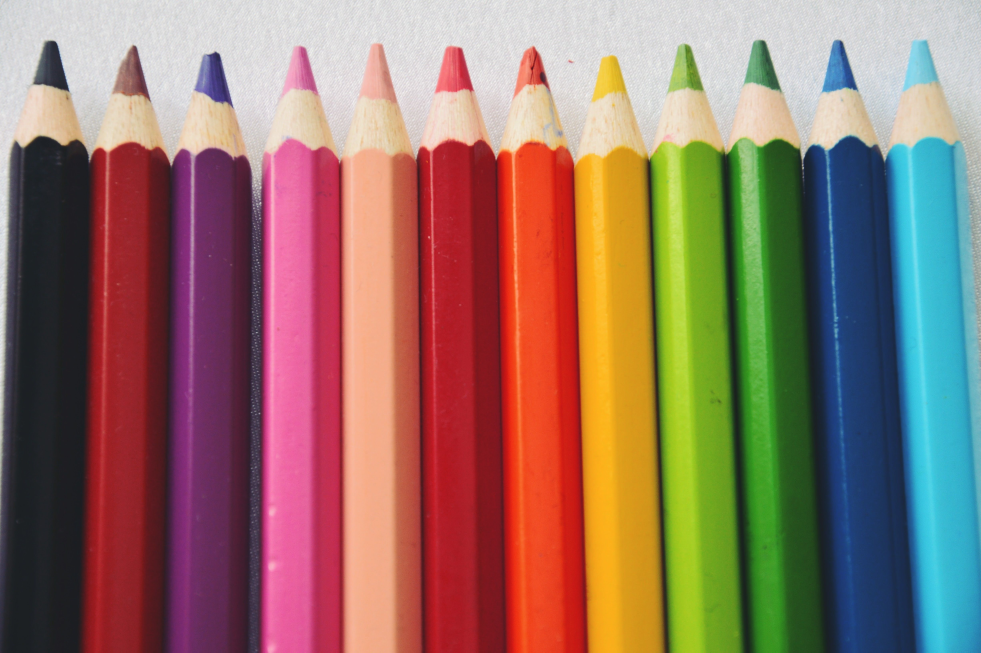
#> input picture data/pencils.jpg, 4905 x 3261 px (shown at 1/5 size)
$ python -i image_preprocessing.py   (imports and definitions only)   (older library calls are emulated)
#> lines starting #> are read from the running program, lines starting #| are printed output that depends on the picture; after the words box and inside, x2 and y2 are one past the last pixel; in counts of white or black regions, pixels touching at a corner belong together
"""
Advanced image preprocessing functions for anomaly detection in computer vision.
"""

import cv2
import numpy as np
from typing import Tuple, List, Dict, Union, Optional, Any
import matplotlib.pyplot as plt
from skimage import exposure, filters, morphology, feature, segmentation, color


# [85 lines left out: functions resize_image, convert_to_grayscale, apply_blur, not called in this run]


def detect_edges(image: np.ndarray, method: str = 'canny',
                threshold1: float = 100, threshold2: float = 200,
                aperture_size: int = 3) -> np.ndarray:
    """
    Detect edges in an image using various methods.

    Args:
        image: Input image
        method: Edge detection method ('canny', 'sobel', 'laplacian', 'scharr')
        threshold1: First threshold for Canny edge detection
        threshold2: Second threshold for Canny edge detection
        aperture_size: Aperture size for gradient operators

    Returns:
        Edge map
    """
#> called with method = 'canny', threshold1 = 100, threshold2 = 200, aperture_size = 3
    # Convert to grayscale if needed
    if len(image.shape) == 3:
        gray = cv2.cvtColor(image, cv2.COLOR_RGB2GRAY)
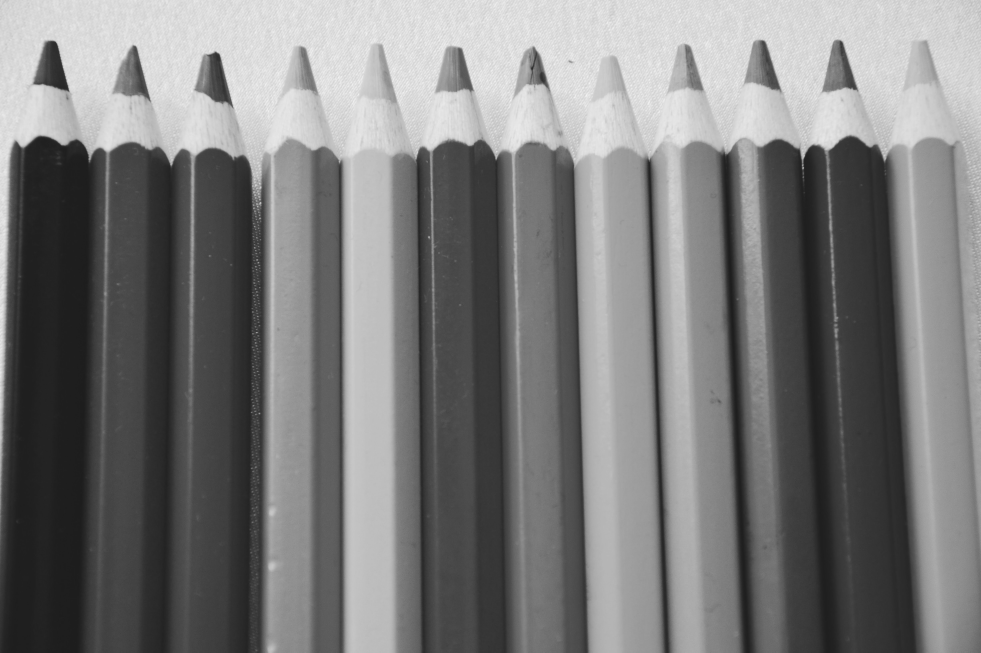
#> gray: shape (3261, 4905) (shown at 1/5 size); min 27, max 247, mean 123.1
    else:
        gray = image.copy()

    # Ensure uint8 format for some operations
    if gray.dtype != np.uint8:
        if gray.max() <= 1.0:
            gray = (gray * 255).astype(np.uint8)
        else:
            gray = gray.astype(np.uint8)

    if method == 'canny':
        return cv2.Canny(gray, threshold1, threshold2, apertureSize=aperture_size)
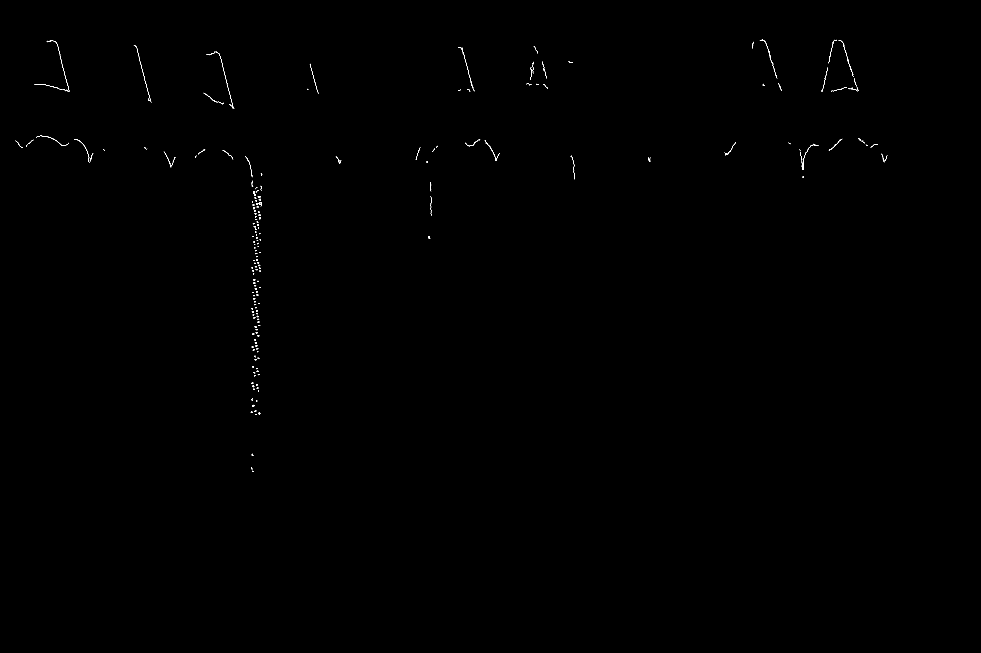
#> returned value: shape (3261, 4905) (shown at 1/5 size); 0.06% white in thin lines or dots, all inside (x1, y1, x2, y2) = (78, 199, 4438, 2360)

    elif method == 'sobel':
        sobelx = cv2.Sobel(gray, cv2.CV_64F, 1, 0, ksize=aperture_size)
        sobely = cv2.Sobel(gray, cv2.CV_64F, 0, 1, ksize=aperture_size)
        sobel = np.sqrt(sobelx**2 + sobely**2)
        # Normalize to 0-255
        sobel = np.uint8(255 * sobel / np.max(sobel))
        return sobel

    elif method == 'laplacian':
        laplacian = cv2.Laplacian(gray, cv2.CV_64F, ksize=aperture_size)
        # Normalize to 0-255
        laplacian = np.uint8(255 * np.absolute(laplacian) / np.max(np.absolute(laplacian)))
        return laplacian

    elif method == 'scharr':
        scharrx = cv2.Scharr(gray, cv2.CV_64F, 1, 0)
        scharry = cv2.Scharr(gray, cv2.CV_64F, 0, 1)
        scharr = np.sqrt(scharrx**2 + scharry**2)
        # Normalize to 0-255
        scharr = np.uint8(255 * scharr / np.max(scharr))
        return scharr

    else:
        raise ValueError(f"Unknown edge detection method: {method}")


# [368 lines left out: functions normalize_image, apply_clahe, visualize_anomalies, extract_features, create_preprocessing_pipeline, visualize_preprocessing_steps, not called in this run]

>>> import cv2
>>> picture = cv2.cvtColor(cv2.imread('../../../../data/pencils.jpg'), cv2.COLOR_BGR2RGB)
>>> result = detect_edges(picture)
